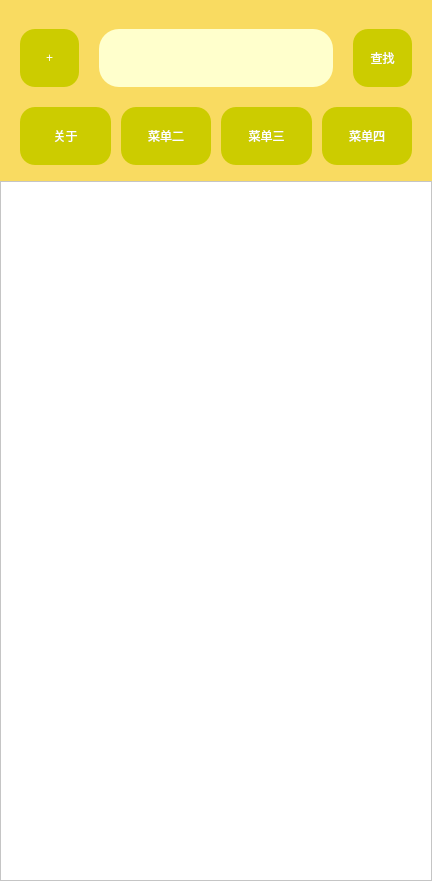
<?xml version="1.0" encoding="UTF-8"?>
<ui version="4.0">
 <class>DiscoveryMainInterface</class>
 <widget class="QWidget" name="DiscoveryMainInterface">
  <property name="geometry">
   <rect>
    <x>0</x>
    <y>0</y>
    <width>432</width>
    <height>881</height>
   </rect>
  </property>
  <property name="windowTitle">
   <string>Form</string>
  </property>
  <property name="styleSheet">
   <string notr="true">background-color: rgb(249, 219, 97);</string>
  </property>
  <layout class="QGridLayout" name="gridLayout_2">
   <property name="leftMargin">
    <number>0</number>
   </property>
   <property name="topMargin">
    <number>0</number>
   </property>
   <property name="rightMargin">
    <number>0</number>
   </property>
   <property name="bottomMargin">
    <number>0</number>
   </property>
   <item row="0" column="0">
    <widget class="QWidget" name="widget" native="true">
     <property name="styleSheet">
      <string notr="true">background-color: rgb(249, 219, 97);
color: rgb(0, 0, 0);</string>
     </property>
     <layout class="QGridLayout" name="gridLayout_3" rowstretch="2,8">
      <property name="leftMargin">
       <number>0</number>
      </property>
      <property name="topMargin">
       <number>0</number>
      </property>
      <property name="rightMargin">
       <number>0</number>
      </property>
      <property name="bottomMargin">
       <number>0</number>
      </property>
      <item row="0" column="0">
       <layout class="QGridLayout" name="gridLayout" rowstretch="3,6,6,1">
        <property name="horizontalSpacing">
         <number>0</number>
        </property>
        <property name="verticalSpacing">
         <number>20</number>
        </property>
        <item row="0" column="1">
         <spacer name="verticalSpacer">
          <property name="orientation">
           <enum>Qt::Vertical</enum>
          </property>
          <property name="sizeHint" stdset="0">
           <size>
            <width>20</width>
            <height>40</height>
           </size>
          </property>
         </spacer>
        </item>
        <item row="1" column="0" colspan="2">
         <layout class="QHBoxLayout" name="horizontalLayout" stretch="2,8,2">
          <property name="spacing">
           <number>20</number>
          </property>
          <property name="leftMargin">
           <number>20</number>
          </property>
          <property name="topMargin">
           <number>0</number>
          </property>
          <property name="rightMargin">
           <number>20</number>
          </property>
          <property name="bottomMargin">
           <number>0</number>
          </property>
          <item>
           <widget class="QPushButton" name="ButtonAdd">
            <property name="sizePolicy">
             <sizepolicy hsizetype="Expanding" vsizetype="Expanding">
              <horstretch>0</horstretch>
              <verstretch>0</verstretch>
             </sizepolicy>
            </property>
            <property name="styleSheet">
             <string notr="true">border:none;
background-color: rgb(204, 204, 0);
color: rgb(255, 255, 255);
font: 26pt &quot;微软雅黑&quot;;
border-radius:15px;</string>
            </property>
            <property name="text">
             <string>+</string>
            </property>
           </widget>
          </item>
          <item>
           <widget class="QLineEdit" name="LineEdit_Serch">
            <property name="sizePolicy">
             <sizepolicy hsizetype="Expanding" vsizetype="Expanding">
              <horstretch>0</horstretch>
              <verstretch>0</verstretch>
             </sizepolicy>
            </property>
            <property name="styleSheet">
             <string notr="true">border-radius:20px;
border-color: rgb(145, 145, 145);
color: rgb(0, 0, 0);
background-color: rgb(255, 255, 204);</string>
            </property>
           </widget>
          </item>
          <item>
           <widget class="QPushButton" name="ButtonQuery">
            <property name="sizePolicy">
             <sizepolicy hsizetype="Expanding" vsizetype="Expanding">
              <horstretch>0</horstretch>
              <verstretch>0</verstretch>
             </sizepolicy>
            </property>
            <property name="styleSheet">
             <string notr="true">border:none;
color: rgb(255, 255, 255);
font: 15pt &quot;微软雅黑&quot;;
background-color: rgb(204, 204, 0);
border-radius:15px;</string>
            </property>
            <property name="text">
             <string>查找</string>
            </property>
           </widget>
          </item>
         </layout>
        </item>
        <item row="2" column="0" colspan="2">
         <layout class="QHBoxLayout" name="horizontalLayout_2" stretch="1,1,1,1">
          <property name="spacing">
           <number>10</number>
          </property>
          <property name="leftMargin">
           <number>20</number>
          </property>
          <property name="rightMargin">
           <number>20</number>
          </property>
          <item>
           <widget class="QPushButton" name="MenuButtonone">
            <property name="sizePolicy">
             <sizepolicy hsizetype="Expanding" vsizetype="Expanding">
              <horstretch>0</horstretch>
              <verstretch>0</verstretch>
             </sizepolicy>
            </property>
            <property name="styleSheet">
             <string notr="true">border:none;
background-color: rgb(204, 204, 0);
color: rgb(255, 255, 255);
font: 18pt &quot;微软雅黑&quot;;
border-radius:15px;</string>
            </property>
            <property name="text">
             <string>关于</string>
            </property>
           </widget>
          </item>
          <item>
           <widget class="QPushButton" name="MenuButtonTwo">
            <property name="sizePolicy">
             <sizepolicy hsizetype="Expanding" vsizetype="Expanding">
              <horstretch>0</horstretch>
              <verstretch>0</verstretch>
             </sizepolicy>
            </property>
            <property name="styleSheet">
             <string notr="true">border:none;
background-color: rgb(204, 204, 0);
color: rgb(255, 255, 255);
font: 18pt &quot;微软雅黑&quot;;
border-radius:15px;</string>
            </property>
            <property name="text">
             <string>菜单二</string>
            </property>
           </widget>
          </item>
          <item>
           <widget class="QPushButton" name="MenuButtonThree">
            <property name="sizePolicy">
             <sizepolicy hsizetype="Expanding" vsizetype="Expanding">
              <horstretch>0</horstretch>
              <verstretch>0</verstretch>
             </sizepolicy>
            </property>
            <property name="styleSheet">
             <string notr="true">border:none;
background-color: rgb(204, 204, 0);
color: rgb(255, 255, 255);
font: 18pt &quot;微软雅黑&quot;;
border-radius:15px;</string>
            </property>
            <property name="text">
             <string>菜单三</string>
            </property>
           </widget>
          </item>
          <item>
           <widget class="QPushButton" name="MenuButtonFour">
            <property name="sizePolicy">
             <sizepolicy hsizetype="Expanding" vsizetype="Expanding">
              <horstretch>0</horstretch>
              <verstretch>0</verstretch>
             </sizepolicy>
            </property>
            <property name="styleSheet">
             <string notr="true">border:none;
background-color: rgb(204, 204, 0);
color: rgb(255, 255, 255);
font: 18pt &quot;微软雅黑&quot;;
border-radius:15px;</string>
            </property>
            <property name="text">
             <string>菜单四</string>
            </property>
           </widget>
          </item>
         </layout>
        </item>
        <item row="3" column="0">
         <spacer name="verticalSpacer_2">
          <property name="orientation">
           <enum>Qt::Vertical</enum>
          </property>
          <property name="sizeHint" stdset="0">
           <size>
            <width>20</width>
            <height>40</height>
           </size>
          </property>
         </spacer>
        </item>
       </layout>
      </item>
      <item row="1" column="0">
       <widget class="DetialTableview" name="tableView">
        <property name="styleSheet">
         <string notr="true">background-color: rgb(255, 255, 255);</string>
        </property>
       </widget>
      </item>
     </layout>
    </widget>
   </item>
  </layout>
 </widget>
 <customwidgets>
  <customwidget>
   <class>DetialTableview</class>
   <extends>QTableView</extends>
   <header>detialtableview.h</header>
  </customwidget>
 </customwidgets>
 <resources/>
 <connections/>
</ui>
